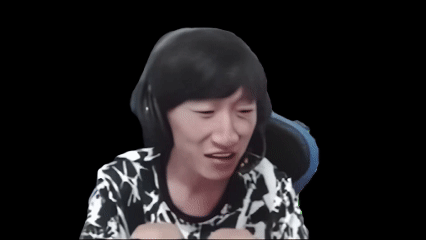
#> input picture fail.gif, 426 x 240 px
$ python build_otto_pet.py
#> lines starting #> are read from the running program, lines starting #| are printed output that depends on the picture
#!/usr/bin/env python3
"""Build the 电棍otto Codex pet from the source GIF clips."""

from __future__ import annotations

import json
import math
import shutil
import subprocess
from dataclasses import dataclass
from pathlib import Path

from PIL import Image, ImageChops, ImageFilter, ImageSequence, ImageStat

try:
    from rembg import new_session, remove
except ImportError:  # pragma: no cover - optional dependency
    new_session = None
    remove = None


ROOT = Path(__file__).resolve().parents[1]
BUILD = ROOT / "pet-build"
FRAMES = BUILD / "frames"
FINAL = BUILD / "final"
QA = BUILD / "qa"
PACKAGE = BUILD / "package" / "diangun-otto"
DIST = ROOT / "pet" / "diangun-otto"
INTERPOLATED = BUILD / "interpolated"

CELL_W = 192
CELL_H = 208
ATLAS_COLS = 8
ATLAS_ROWS = 9

ROWS = [
    ("idle", 0, 6),
    ("running-right", 1, 8),
    ("running-left", 2, 8),
    ("waving", 3, 4),
    ("jumping", 4, 5),
    ("failed", 5, 8),
    ("waiting", 6, 6),
    ("running", 7, 6),
    ("review", 8, 6),
]


@dataclass(frozen=True)
class SourceClip:
    key: str
    filename: str
    background: str


SOURCES = {
    "failed": SourceClip("failed", "fail.gif", "black"),
    "running_lowres": SourceClip("running_lowres", "running.gif", "black"),
    "waiting": SourceClip("waiting", "waiting.gif", "black"),
    "suona": SourceClip("suona", "吹唢呐(可以作为running中的一个环节).gif", "black"),
    "jiyan_running": SourceClip("jiyan_running", "急眼2（待定）.gif", "black"),
    "jiyan_review": SourceClip("jiyan_review", "急眼（待定）.gif", "black"),
}


STATE_SOURCES = {
    "idle": ("suona_smooth", [0, 2, 4, 6, 4, 2], "interpolated suona idle performance"),
    "running-right": (
        "jiyan_running",
        [26, 27, 28, 29, 30, 31, 32, 33],
        "continuous urgent work loop with slight right drift",
    ),
    "running-left": (
        "jiyan_running",
        [26, 27, 28, 29, 30, 31, 32, 33],
        "mirrored continuous urgent work loop with slight left drift",
    ),
    "waving": ("waiting", [0, 1, 2, 3], "previous idle baseline moved into waving row as a smooth micro-loop"),
    "jumping": ("waiting", [19, 20, 21, 22, 23], "smooth vertical bob rebuilt from nearby waiting frames"),
    "failed": ("failed", [10, 11, 12, 13, 14, 15, 16, 17], "smooth failed reaction"),
    "waiting": ("waiting", [19, 20, 21, 22, 23, 24], "smooth waiting for input loop"),
    "running": (
        "jiyan_running",
        [29, 30, 31, 32, 33, 34],
        "smooth high-intensity processing loop from 急眼2",
    ),
    "review": ("jiyan_review", [18, 19, 20, 21, 22, 23], "smooth focused review loop from 急眼"),
}


RUNNING_RIGHT_SEQUENCE = [
    ("jiyan_running", 26, 1.0, 5, 0, False, True, "continuous urgent work loop with slight right drift"),
    ("jiyan_running", 27, 1.0, 9, 0, False, True, "continuous urgent work loop with slight right drift"),
    ("jiyan_running", 28, 1.0, 9, 0, False, True, "continuous urgent work loop with slight right drift"),
    ("running_lowres", 0, 1.08, 5, 0, False, False, "brief p2 wheelchair running-right flash"),
    ("jiyan_running", 30, 1.0, 3, 0, False, True, "continuous urgent work loop with slight right drift"),
    ("jiyan_running", 31, 1.0, 0, 0, False, True, "continuous urgent work loop with slight right drift"),
    ("jiyan_running", 32, 1.0, 0, 0, False, True, "continuous urgent work loop with slight right drift"),
    ("jiyan_running", 33, 1.0, 5, 0, False, True, "continuous urgent work loop with slight right drift"),
]

RUNNING_LEFT_SEQUENCE = [
    ("jiyan_running", 26, 1.0, -5, 0, True, True, "mirrored continuous urgent work loop with slight left drift"),
    ("jiyan_running", 27, 1.0, -9, 0, True, True, "mirrored continuous urgent work loop with slight left drift"),
    ("jiyan_running", 28, 1.0, -9, 0, True, True, "mirrored continuous urgent work loop with slight left drift"),
    ("running_lowres", 0, 1.08, -5, 0, True, False, "brief p2 wheelchair running-left flash"),
    ("jiyan_running", 30, 1.0, -3, 0, True, True, "mirrored continuous urgent work loop with slight left drift"),
    ("jiyan_running", 31, 1.0, 0, 0, True, True, "mirrored continuous urgent work loop with slight left drift"),
    ("jiyan_running", 32, 1.0, 0, 0, True, True, "mirrored continuous urgent work loop with slight left drift"),
    ("jiyan_running", 33, 1.0, -5, 0, True, True, "mirrored continuous urgent work loop with slight left drift"),
]


def reset_output() -> None:
    if BUILD.exists():
        shutil.rmtree(BUILD)
    for directory in [FRAMES, FINAL, QA / "previews", PACKAGE]:
        directory.mkdir(parents=True, exist_ok=True)


# [26 lines left out: function interpolate_suona_frames, not called in this run]


def load_gif_frames(path: Path) -> list[Image.Image]:
    with Image.open(path) as opened:
#> opened is the input picture: PIL image 426x240 P; mean R, G, B, A 32, 29.2, 30.6, 255
        return [frame.convert("RGBA") for frame in ImageSequence.Iterator(opened)]


# [392 lines left out: functions ai_segment_frame, sample_background, matte_from_background, clear_transparent_rgb, solidify_subject_alpha, keep_largest_alpha_component and 9 more, not called in this run]


def main() -> None:
    reset_output()

    raw = {key: load_gif_frames(ROOT / clip.filename) for key, clip in SOURCES.items()}
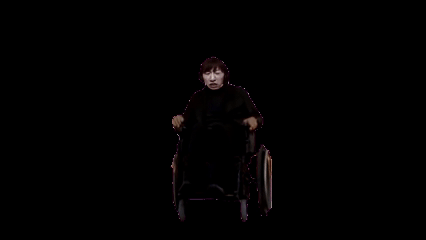
#> input picture running.gif, 426 x 240 px
#> in load_gif_frames, opened is the input picture: PIL image 426x240 P; mean R, G, B, A 1.7, 1.1, 1.2, 255
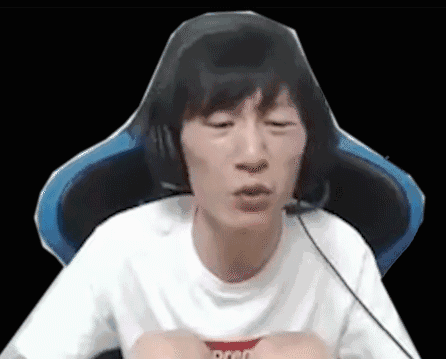
#> input picture waiting.gif, 446 x 359 px
#> in load_gif_frames, opened is the input picture: PIL image 446x359 P; mean R, G, B 92.3, 90.4, 91
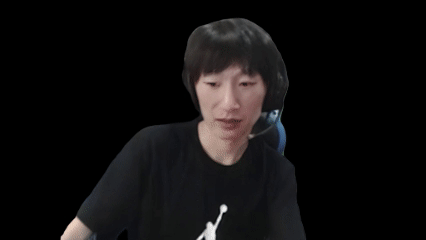
#> input picture 吹唢呐(可以作为running中的一个环节).gif, 426 x 240 px
#> in load_gif_frames, opened is the input picture: PIL image 426x240 P; mean R, G, B, A 16, 14.5, 14.8, 255
    raw["suona_smooth"] = interpolate_suona_frames()
    segmentation_session = new_session("u2net_human_seg") if new_session is not None else None
    cleaned: dict[str, list[Image.Image]] = {}
    for key, clip in SOURCES.items():
        cleaned[key] = [
            ai_segment_frame(frame, segmentation_session) or matte_from_background(frame, clip.background)
            for frame in raw[key]
        ]
    cleaned["suona_smooth"] = [
        ai_segment_frame(frame, segmentation_session) or matte_from_background(frame, "black")
        for frame in raw["suona_smooth"]
    ]

    viewports = {
        key: subject_bbox(frames)
        for key, frames in cleaned.items()
    }

    states = {
        state: build_state_frames(state, cleaned, viewports)
        for state, _row, _count in ROWS
    }
    manifest = save_frames(states)

    atlas = compose_atlas(states)
    FINAL.mkdir(parents=True, exist_ok=True)
    atlas.save(FINAL / "spritesheet.png")
    atlas.save(FINAL / "spritesheet.webp", format="WEBP", lossless=True, quality=100, method=6, exact=True)

    make_contact_sheet(states)
    save_previews(states)
    write_package()

    summary = {
        "ok": True,
        "package": str(PACKAGE),
        "dist": str(DIST),
        "spritesheet": str(PACKAGE / "spritesheet.webp"),
        "contact_sheet": str(QA / "contact-sheet.png"),
        "manifest": str(FRAMES / "frames-manifest.json"),
        "states": {state: len(items) for state, items in manifest["states"].items()},  # type: ignore[index]
    }
    (QA / "build-summary.json").write_text(
        json.dumps(summary, ensure_ascii=False, indent=2) + "\n",
        encoding="utf-8",
    )
    print(json.dumps(summary, ensure_ascii=False, indent=2))


if __name__ == "__main__":
#> (the run stopped early here; a loop or call above may not have finished)
